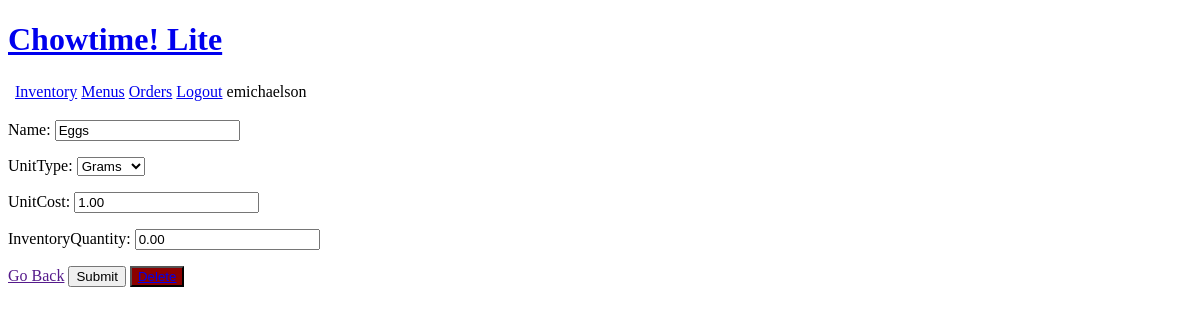
Before: /inventory-update/1/ (signed in) with the older database file.
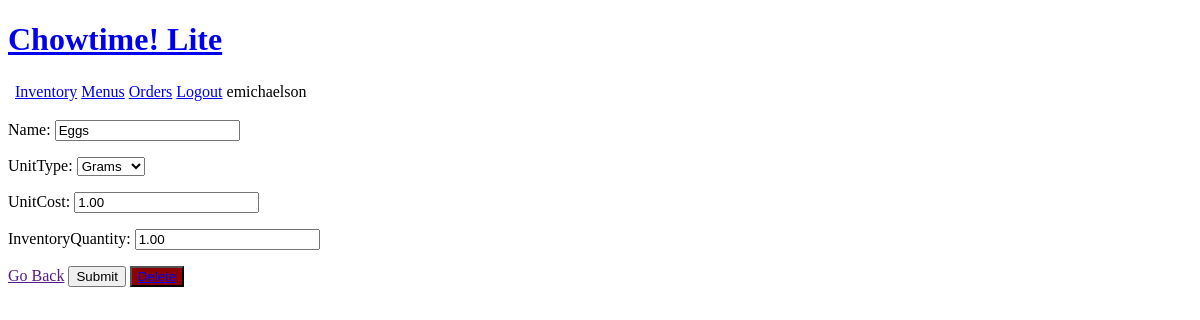
After: the same page with the newer database file.
### inventory/models.py (models this page shows, shortened)
class Ingredient(models.Model):
    GRAM = 'Grams'
    OUNCE = 'Ounces'
    PIECE = 'Pieces'
    UNIT_CHOICES = [
        ('Grams', 'Grams'),
        ('Ounces', 'Ounces'),
        ('Pieces', 'Pieces')
    ]
    name = models.CharField(max_length=200)
    unitType = models.CharField(max_length=200, choices=UNIT_CHOICES, default=PIECE)
    unitCost = models.DecimalField(max_digits=10, decimal_places=2)
    inventoryQuantity = models.DecimalField(max_digits=10, decimal_places=2)

### inventory/views.py (the view)
# urls.py: path('inventory-update/<str:pk>/', views.InventoryUpdate, name='inventoryupdate'),
@login_required(login_url='login')
def InventoryUpdate(request, pk):
    inventory = Ingredient.objects.get(id=pk)
    form = InventoryCreateForm(instance=inventory)
    if request.method == 'POST':
        form = InventoryCreateForm(request.POST, instance=inventory)
        if form.is_valid():
            form.save()
            return redirect('inventorylist')
    context = {'form': form, 'inventory': inventory}
    return render(request, 'inventory/inventoryEdit.html', context)

### inventory/forms.py
class InventoryCreateForm(forms.ModelForm):
    class Meta:
        model = Ingredient
        fields = '__all__'

### inventory/templates/inventory/inventoryEdit.html (shortened to what this page needs)
{% extends 'inventory/header.html' %}
{% block content %}
<div>
    <form method="POST" action="">
        {{form.as_p}}
        <a href="{{request.META.HTTP_REFERER}}">Go Back</a>
        <input type="submit" value="Submit"/>
        <button style="background-color: darkred; color: white" type="button"><a href="{% url 'inventorydelete' inventory.id %}">Delete</a></button>
    </form>
</div>
{% endblock %}

Changed rows visible on the page:
changed Ingredient "Eggs": inventoryQuantity "0.00" → "1.00"
